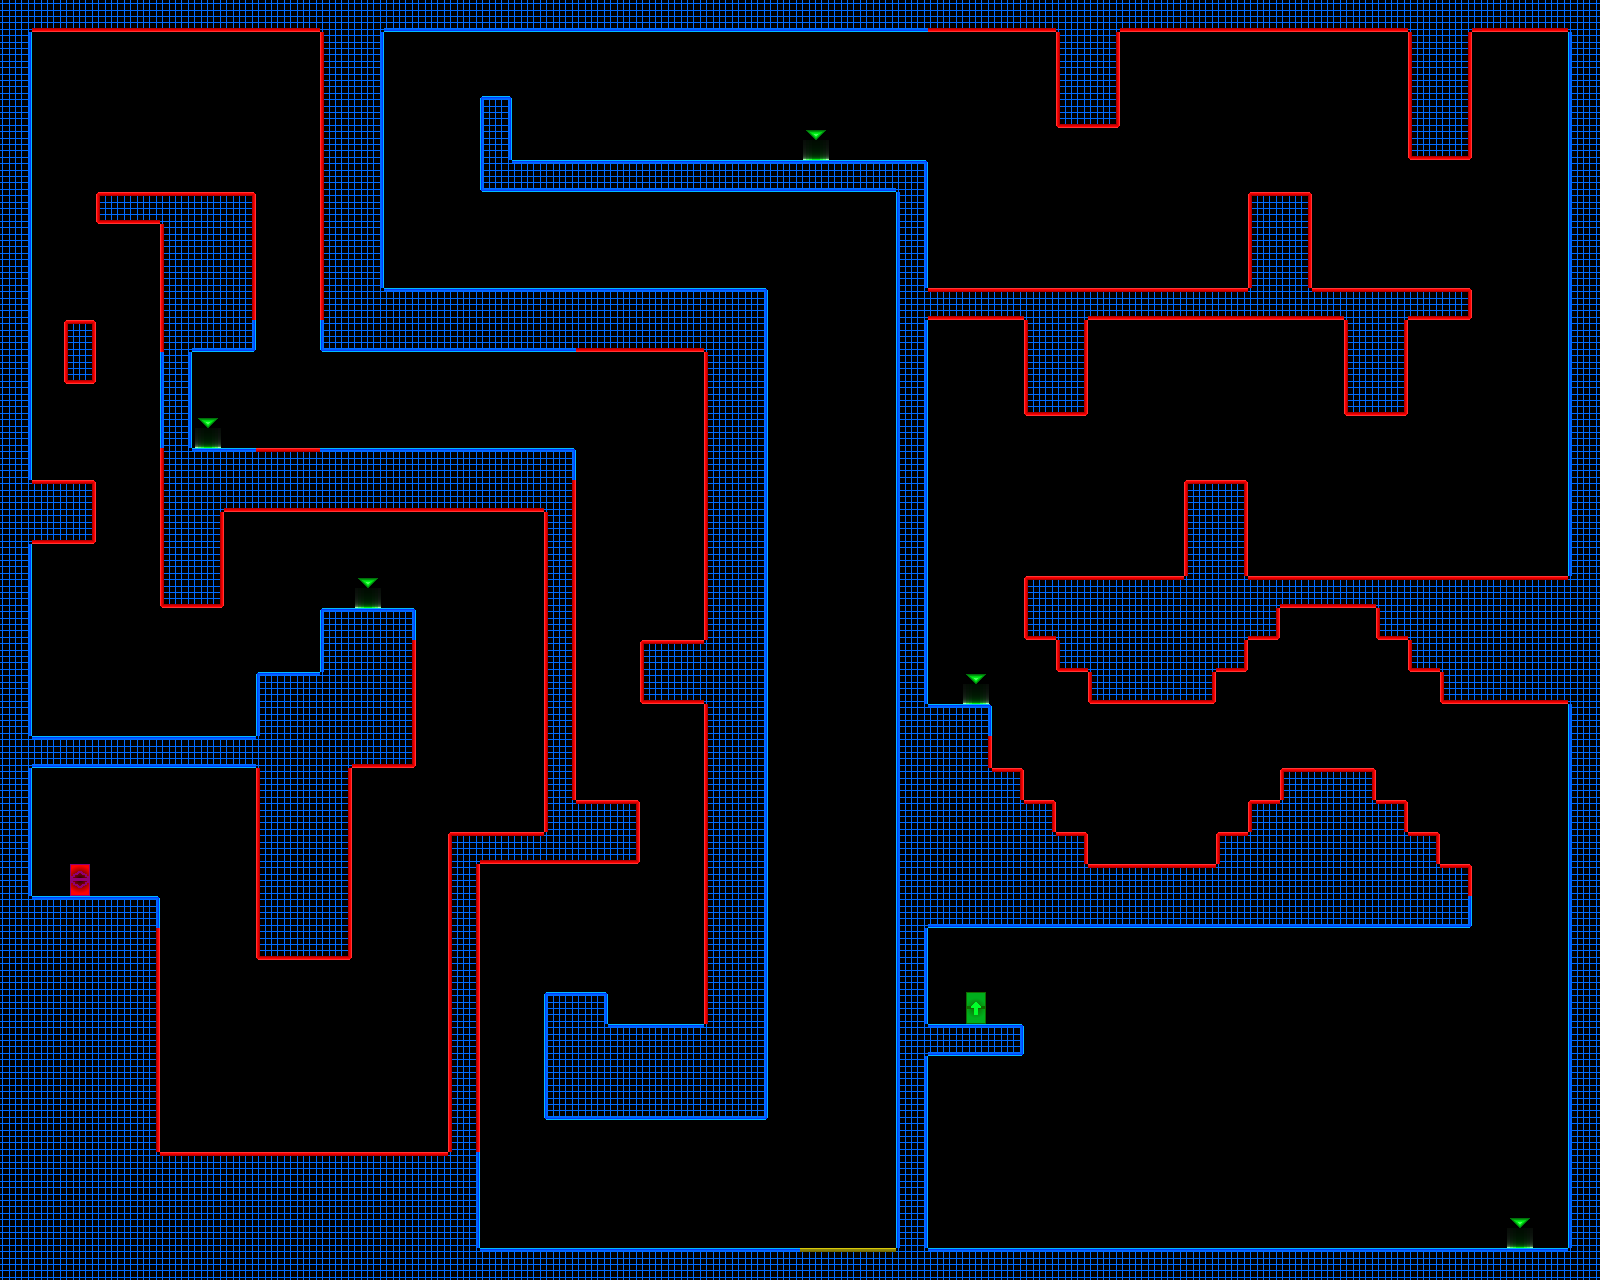

A 2D game scene composited from a Tiled map and its tileset images. What follows is a short description and the map's XML, with each tile layer's data collapsed to a summary:
An orthogonal 50x40 tile map with 32x32 px tiles, 1 tile layer (Livello tile 1) and 94 objects.

<map version="1.0" orientation="orthogonal" renderorder="right-down" width="50" height="40" tilewidth="32" tileheight="32" nextobjectid="104">
 <tileset firstgid="1" name="TestTile" tilewidth="32" tileheight="32" tilecount="117">
  <image source="resources/tiles/TestTile.png" width="416" height="288" />
 </tileset>
 <layer name="Livello tile 1" width="50" height="40">
  <data>[2000 cells, 723 non-empty, 31 distinct tile ids]</data>
 </layer>
 <objectgroup name="Triggers" visible="0">
  <object id="1" x="32" y="896" width="128" height="32">
   <properties>
    <property name="blocker" value="rt" />
   </properties>
  </object>
  <object id="2" x="0" y="768" width="32" height="128">
   <properties>
    <property name="blocker" value="r" />
   </properties>
  </object>
  <object id="3" x="32" y="736" width="224" height="32">
   <properties>
    <property name="blocker" value="tb" />
   </properties>
  </object>
  <object id="4" x="256" y="672" width="64" height="64">
   <properties>
    <property name="blocker" value="tl" />
   </properties>
  </object>
  <object id="5" x="320" y="608" width="96" height="32">
   <properties>
    <property name="blocker" value="tlr" />
   </properties>
  </object>
  <object id="6" x="320" y="640" width="32" height="32">
   <properties>
    <property name="blocker" value="l" />
   </properties>
  </object>
  <object id="7" x="448" y="1152" width="32" height="96">
   <properties>
    <property name="blocker" value="r" />
   </properties>
  </object>
  <object id="8" x="480" y="1248" width="320" height="32">
   <properties>
    <property name="blocker" value="t" />
   </properties>
  </object>
  <object id="9" x="544" y="992" width="64" height="32">
   <properties>
    <property name="blocker" value="trl" />
   </properties>
  </object>
  <object id="10" x="608" y="1024" width="96" height="32">
   <properties>
    <property name="blocker" value="t" />
   </properties>
  </object>
  <object id="11" x="544" y="1024" width="224" height="96">
   <properties>
    <property name="blocker" value="rlb" />
   </properties>
  </object>
  <object id="12" x="736" y="288" width="32" height="736">
   <properties>
    <property name="blocker" value="rt" />
   </properties>
  </object>
  <object id="13" x="800" y="1248" width="96" height="32">
   <properties>
    <property name="bouncy" value="t" />
    <property name="power" value="2000" />
   </properties>
  </object>
  <object id="14" x="384" y="288" width="352" height="32">
   <properties>
    <property name="blocker" value="t" />
   </properties>
  </object>
  <object id="15" x="128" y="928" width="32" height="224">
   <properties>
    <property name="deadly" value="r" />
   </properties>
  </object>
  <object id="16" x="160" y="1152" width="288" height="32">
   <properties>
    <property name="deadly" value="t" />
   </properties>
  </object>
  <object id="17" x="448" y="864" width="32" height="288">
   <properties>
    <property name="deadly" value="rl" />
   </properties>
  </object>
  <object id="18" x="448" y="832" width="96" height="32">
   <properties>
    <property name="deadly" value="tbl" />
   </properties>
  </object>
  <object id="19" x="544" y="800" width="96" height="64">
   <properties>
    <property name="deadly" value="tbrl" />
   </properties>
  </object>
  <object id="20" x="544" y="480" width="32" height="320">
   <properties>
    <property name="deadly" value="rl" />
   </properties>
  </object>
  <object id="21" x="64" y="320" width="32" height="64">
   <properties>
    <property name="deadly" value="tbrl" />
   </properties>
  </object>
  <object id="22" x="256" y="768" width="96" height="192">
   <properties>
    <property name="deadly" value="blr" />
   </properties>
  </object>
  <object id="23" x="352" y="640" width="64" height="128">
   <properties>
    <property name="deadly" value="rb" />
   </properties>
  </object>
  <object id="25" x="0" y="544" width="32" height="192">
   <properties>
    <property name="blocker" value="r" />
   </properties>
  </object>
  <object id="26" x="0" y="32" width="32" height="448">
   <properties>
    <property name="blocker" value="r" />
   </properties>
  </object>
  <object id="27" x="160" y="352" width="32" height="96">
   <properties>
    <property name="blocker" value="lr" />
   </properties>
  </object>
  <object id="28" x="192" y="448" width="64" height="32">
   <properties>
    <property name="blocker" value="t" />
   </properties>
  </object>
  <object id="29" x="320" y="448" width="256" height="32">
   <properties>
    <property name="blocker" value="tr" />
   </properties>
  </object>
  <object id="30" x="224" y="480" width="320" height="32">
   <properties>
    <property name="deadly" value="b" />
   </properties>
  </object>
  <object id="31" x="160" y="512" width="64" height="96">
   <properties>
    <property name="deadly" value="blr" />
   </properties>
  </object>
  <object id="32" x="160" y="448" width="32" height="64">
   <properties>
    <property name="deadly" value="l" />
   </properties>
  </object>
  <object id="33" x="32" y="480" width="64" height="64">
   <properties>
    <property name="deadly" value="tbr" />
   </properties>
  </object>
  <object id="34" x="192" y="320" width="64" height="32">
   <properties>
    <property name="blocker" value="br" />
   </properties>
  </object>
  <object id="35" x="160" y="320" width="32" height="32">
   <properties>
    <property name="deadly" value="l" />
   </properties>
  </object>
  <object id="36" x="96" y="192" width="160" height="32">
   <properties>
    <property name="deadly" value="tbrl" />
   </properties>
  </object>
  <object id="37" x="160" y="224" width="96" height="96">
   <properties>
    <property name="deadly" value="lr" />
   </properties>
  </object>
  <object id="38" x="32" y="0" width="288" height="32">
   <properties>
    <property name="deadly" value="b" />
   </properties>
  </object>
  <object id="39" x="320" y="32" width="32" height="288">
   <properties>
    <property name="deadly" value="l" />
   </properties>
  </object>
  <object id="40" x="320" y="320" width="256" height="32">
   <properties>
    <property name="blocker" value="bl" />
   </properties>
  </object>
  <object id="41" x="256" y="448" width="64" height="32">
   <properties>
    <property name="deadly" value="t" />
   </properties>
  </object>
  <object id="42" x="576" y="320" width="128" height="32">
   <properties>
    <property name="deadly" value="b" />
   </properties>
  </object>
  <object id="43" x="640" y="640" width="64" height="64">
   <properties>
    <property name="deadly" value="tbl" />
   </properties>
  </object>
  <object id="44" x="704" y="352" width="32" height="672">
   <properties>
    <property name="deadly" value="l" />
   </properties>
  </object>
  <object id="45" x="896" y="192" width="32" height="1056">
   <properties>
    <property name="blocker" value="lr" />
   </properties>
  </object>
  <object id="46" x="928" y="1024" width="96" height="32">
   <properties>
    <property name="blocker" value="tbr" />
   </properties>
  </object>
  <object id="47" x="960" y="992" width="32" height="32">
   <properties>
    <property name="playerExit" value="Level19" />
   </properties>
  </object>
  <object id="48" x="64" y="864" width="32" height="32">
   <properties>
    <property name="playerEntrance" value="" />
   </properties>
  </object>
  <object id="49" x="352" y="576" width="32" height="32">
   <properties>
    <property name="CheckPoint" value="1" />
   </properties>
  </object>
  <object id="50" x="192" y="416" width="32" height="32">
   <properties>
    <property name="CheckPoint" value="1" />
   </properties>
  </object>
  <object id="51" x="1504" y="1216" width="32" height="32">
   <properties>
    <property name="CheckPoint" value="1" />
   </properties>
  </object>
  </objectgroup>
</map>
<!-- 44 of 94 objects omitted -->
